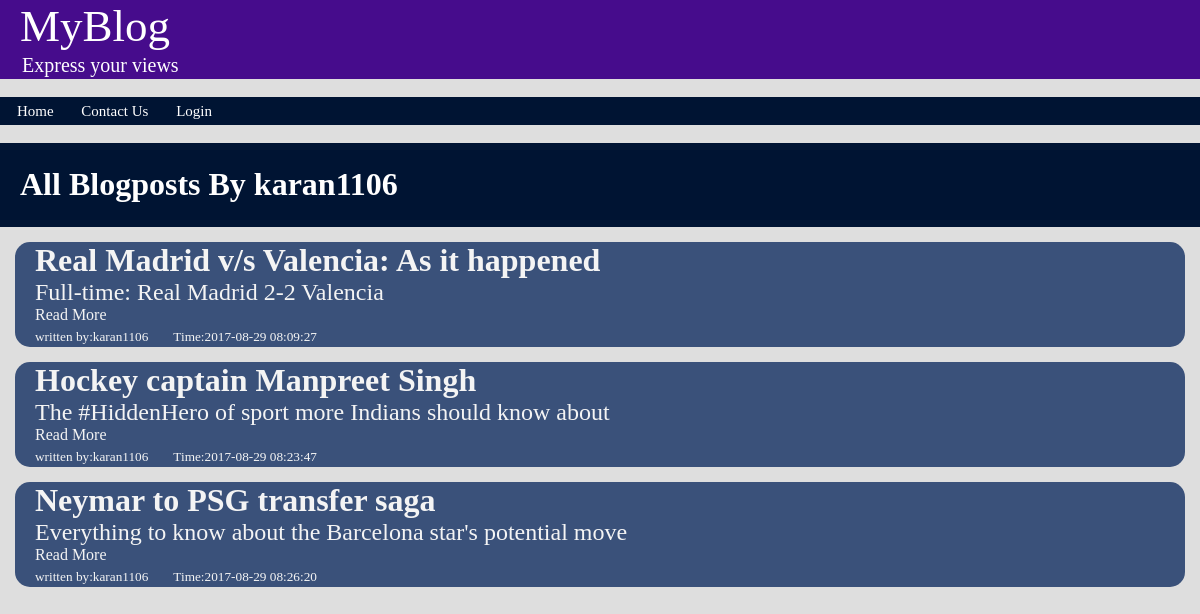
The page /blog/allBlogs.php?userID=karan1106 on the database its author committed.
### tables this page shows
CREATE TABLE `blogpost` (
  `id` int(11) NOT NULL,
  `blogger` varchar(25) NOT NULL,
  `date` timestamp NOT NULL DEFAULT CURRENT_TIMESTAMP,
  `title` varchar(150) NOT NULL,
  `descript` varchar(250) NOT NULL,
  `post` varchar(2500) NOT NULL,
  `status` char(1) NOT NULL DEFAULT '0'
);

### blog/allBlogs.php (the view, shortened to what this page needs)
<head>
	<link rel="stylesheet" type="text/css" href="style.css">
</head>
<body>
	<div class="header"><h2 title="Welcome to MyBlog">MyBlog</h2>
			<p style="font-size: 20px;">&nbsp;&nbsp;&nbsp;&nbsp;Express your views</p>
	</div>
	<br>
	<div class = "menu">
		<ul>
  		<li><a href="index.php">Home</a></li>
 	    <li><a href="contactUs.php">Contact Us</a></li>
			<?php
	 			if(isset($_SESSION['logged']))
	 				echo "<li><a href='logout.php'>logout</a></li>";
	 			else
	 				echo "<li><a href='login.php?count=0'>Login</a></li>";
	 		?>
		</ul>
	</div>
	<br>
	<div class="posts">
	<?php
	echo "<div class = 'search'><h1>All Blogposts By ".$_GET['userID']."</h1></div>";
	$user = $_GET['userID'];
	$servername = "localhost";
		$username = "root";
		$password = "";
		$dbname = "blog";
		$conn = new mysqli($servername, $username, $password,$dbname);
		$sql = "SELECT * from blogpost where blogger like '".$user."';";
		$res = $conn->query($sql);
		if($res->num_rows>0){
    	  while($row=$res->fetch_assoc()){
    	  	echo "<div class = 'post'><h1>".$row['title']."</h1><h2>".$row['descript']."</h2><h4><a href=openBlog.php?id=".$row['id'].">Read More</a></h4><h5> written by:<a href='loadProfile.php?userID=".$row['blogger']."'>".$row['blogger']."</a><span style='margin-left:25px;'>Time:".$row['date']."</h5></div>";
    	  }
		}
		else{
			echo "<h1> &nbsp;&nbsp;&nbsp;&nbsp;No blogposts to show</h1>";
		}
?>
	</div>
</body>
</html>

### blog/style.css (style rules this page uses)
body { margin: 0px; background-color: #DEDEDE; }
.header { background-color: #460C8C; color: white; font-size: 30px; margin-bottom: 0px; }
.header h3, h5 { margin: 0px; padding-left: 20px; padding-top: 5px; padding-bottom: 0px; }
.menu ul { list-style-type: none; margin: 0; padding: 0; padding: 5px; background-color: #001433; }
.menu li { display: inline; padding-right: 1%; padding-left: 1%; font-size: 15px; }
.menu { margin: 0; }
.menu a { text-decoration: none; color: white; }
.post { background-color: #3A517A; border: 2px; border-radius: 15px; border-color: #DEDEDE; margin: 15px; color: #F4F4F4; }
.post h1, h4, h5, h2 { padding-left: 20px; padding-right: 10px; margin: 0px; }
.post h5 { padding-bottom: 2px; }
.post h4, h5, h2 { font-weight: normal; }
.post a { text-decoration: none; color: #F4F4F4; }
.search { background-color: #001433; padding: 2px; padding-left: 20px; color: white; }
p { margin: 0; padding: 2px; }

### rows shown on the page
blogpost: title "Real Madrid v/s Valencia: As it happened", descript "Full-time: Real Madrid 2-2 Valencia", blogger "karan1106", date "2017-08-29 08:09:27"
blogpost: title "Hockey captain Manpreet Singh", descript "The #HiddenHero of sport more Indians should know about", blogger "karan1106", date "2017-08-29 08:23:47"
blogpost: title "Neymar to PSG transfer saga", descript "Everything to know about the Barcelona star's potential move", blogger "karan1106", date "2017-08-29 08:26:20"

### other values the page prints
$_GET['userID'] "karan1106"
